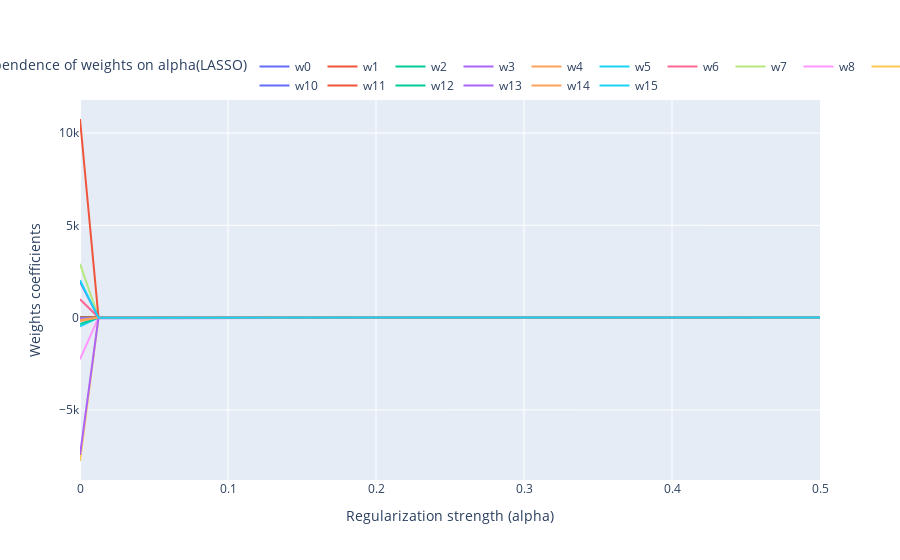

Source (notebook cell):
### Code cell
import plotly.graph_objects as go

fig = go.Figure()

config = dict({'scrollZoom': True})

for column in columns:
    fig.add_trace(
    go.Scatter(
        x=ALPHAS,
        y=L1_weights[column], name=column))

fig.update_layout(
    legend=dict(
        title='Dependence of weights on alpha(LASSO)', orientation="h", y=1, yanchor="bottom", x=0.5, xanchor="center"
    )
)

fig.update_xaxes(title='Regularization strength (alpha)')
fig.update_yaxes(title='Weights coefficients')

fig.show(config=config)
